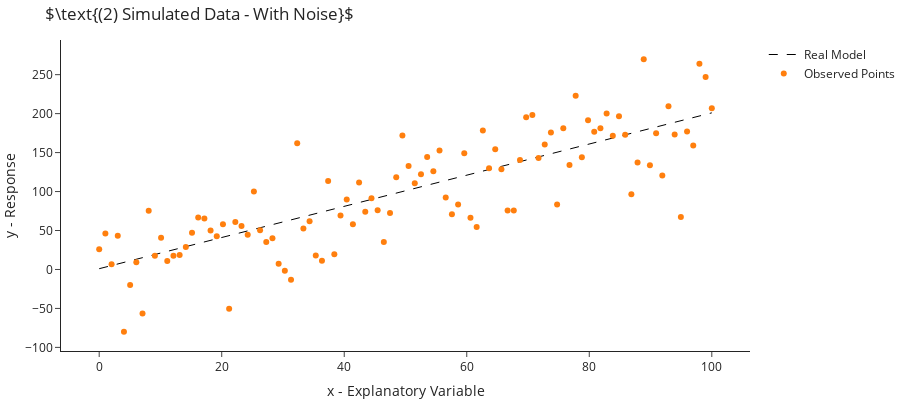

The notebook cell saved with this chart:
### Markdown cell above
## Linear Regression With Noise
As the dataset used to fit the model lays exactly on a straight line, the estimated coefficients are the correct 
ones (up to floating point precision). Next, let us add some Gaussian noise to the data and see how it influences our 
estimation. So: 

$$\forall i \in \left[ m \right]\quad y_i=w_1\cdot x_i + w_0 + \varepsilon_i \quad s.t.\quad 
\varepsilon\sim\mathcal{N}\left(0,\sigma^2I_m\right)$$

Namely, the noise of each sample distributes by a Gaussian with zero mean and $\sigma^2$ variance, and is uncorrelated between samples.

*Notice that from now on we mark the $y$'s generated by the noise-less model with `y_`. This is so it is clear that the "real"
$y$'s observed in a given sample are noisy.*

### Code cell
if "y_" not in locals(): y_ = y
_y.reshape(len(y))
y_ = y
epsilon = np.random.normal(loc=0, scale=40, size=len(x))
print(len(y_))
print(len(epsilon))
y = y_ + epsilon
print(len(x))

fig.add_trace(go.Scatter(x=x, y=y, name="Observed Points", mode="markers", line=dict(width=1)))
fig.update_layout(title=r"$\text{(2) Simulated Data - With Noise}$")
fig.show()
